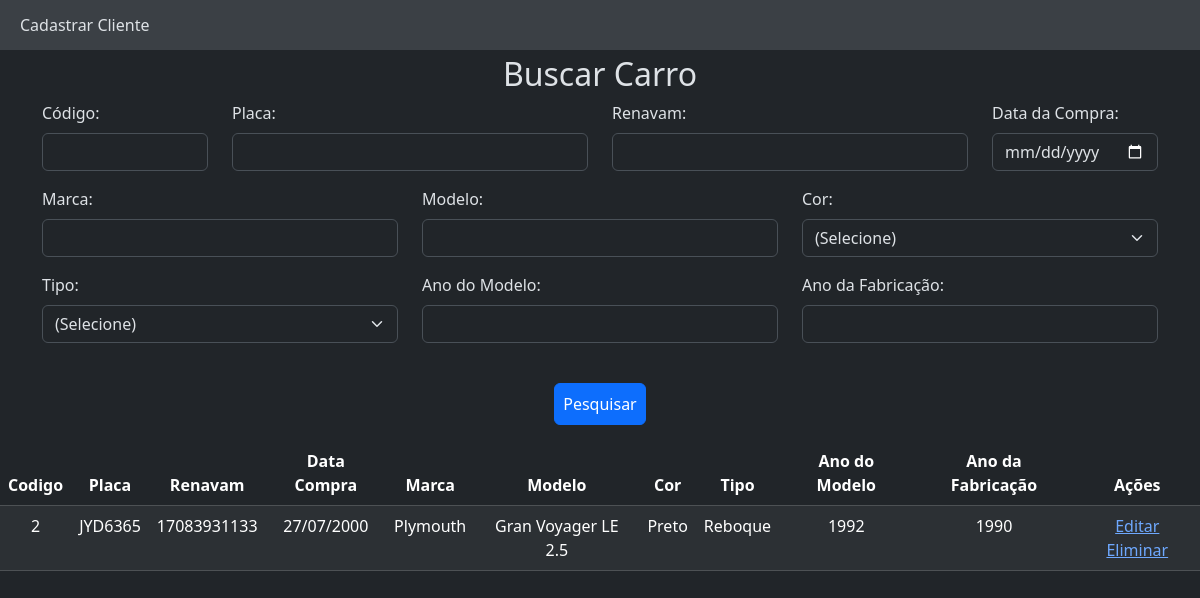
The app's page /index.php?codigo=2 with its own data.
### tables this page shows
CREATE TABLE IF NOT EXISTS `carro` (
  `codigo` int(5) NOT NULL AUTO_INCREMENT,
  `placa` varchar(7) DEFAULT NULL,
  `renavam` varchar(11) DEFAULT NULL,
  `data_compra` date DEFAULT NULL,
  `marca` varchar(30) DEFAULT NULL,
  `modelo` varchar(45) DEFAULT NULL,
  `cor` int(1) DEFAULT NULL,
  `tipo` varchar(1) DEFAULT NULL,
  `ano_modelo` int(4) DEFAULT NULL,
  `ano_fabricacao` int(4) DEFAULT NULL,
  PRIMARY KEY (`codigo`)
);

### classes/bancoDeDados/Conexao.php (called while the page is built)
<?php
class Conexao
{
    public function getConexao()
    {
        $host = 'localhost';
        $port = 3306;
        $dbName = 'carros_crud';
        $usuario = 'root';
        $senha = '';
        $con = new PDO
        (
            "mysql:host=" . $host . ";port=" . $port . ";dbname=" . $dbName . "",
            $usuario,
            $senha
        );
        return $con;
    }
}
?>

### classes/bancoDeDados/Carro.php (called while the page is built, shortened)
<?php
require 'Conexao.php';
require 'model/CarroModel.php';
class Carro
{
    private $conexao;
    public function __construct()
    {
        $con = new Conexao();
        $this->conexao = $con->getConexao();
    }
    private function mapear($q)
    {
        $listaDeCarros = [];
        foreach ($q as $dados) {
            $carro = new CarroModel();
            $carro->codigo = $dados['codigo'];
            $carro->placa = $dados['placa'];
            $carro->renavam = $dados['renavam'];
            $carro->data_compra = $dados['data_compra'];
            $carro->marca = $dados['marca'];
            $carro->modelo = $dados['modelo'];
            $carro->cor = $dados['cor'];
            $carro->tipo = $dados['tipo'];
            $carro->ano_modelo = $dados['ano_modelo'];
            $carro->ano_fabricacao = $dados['ano_fabricacao'];
            $listaDeCarros[] = $carro;
        }
        return $listaDeCarros;
    }
    public function pesquisarPorCodigo($codigo, $limite = 10000)
    {
        $sql = "select * from carro where codigo = :codigo limit " . $limite;
        $q = $this->conexao->prepare($sql);
        $q->bindParam(':codigo', $codigo);
        $q->execute();
        return $this->mapear($q);
    }
}
?>

### model/CarroModel.php (called while the page is built, shortened)
<?php
class CarroModel
{
    public $data_compra;
    public $cor;
    public $tipo;
    public function getCorFormatado()
    {
        $corDescritiva = '';
        if ($this->cor == '1') {
            $corDescritiva = 'Amarelo';
        } else if ($this->cor == '2') {
            $corDescritiva = 'Azul';
        } else if ($this->cor == '3') {
            $corDescritiva = 'Bege';
        } else if ($this->cor == '4') {
            $corDescritiva = 'Branco';
        } else if ($this->cor == '5') {
            $corDescritiva = 'Cinza';
        } else if ($this->cor == '6') {
            $corDescritiva = 'Dourado';
        } else if ($this->cor == '7') {
            $corDescritiva = 'Grena';
        } else if ($this->cor == '8') {
            $corDescritiva = 'Laranja';
        } else if ($this->cor == '9') {
            $corDescritiva = 'Marrom';
        } else if ($this->cor == '10') {
            $corDescritiva = 'Prata';
        } else if ($this->cor == '11') {
            $corDescritiva = 'Preto';
        } else if ($this->cor == '12') {
            $corDescritiva = 'Rosa';
        } else if ($this->cor == '13') {
            $corDescritiva = 'Roxo';
        } else if ($this->cor == '14') {
            $corDescritiva = 'Verde';
        } else if ($this->cor == '15') {
            $corDescritiva = 'Vermelho';
        } else if ($this->cor == '16') {
            $corDescritiva = 'Fantasia';
        }
        return $corDescritiva;
    }
    public function getTipoFormatado()
    {
        $tipoDescritivo = '';
        if ($this->tipo == 'a') {
            $tipoDescritivo = 'Automotor';
        } else if ($this->tipo == 'e') {
            $tipoDescritivo = 'Elétrico';
        } else if ($this->tipo == 'p') {
            $tipoDescritivo = 'Propulsão Humana';
        } else if ($this->tipo == 'd') {
            $tipoDescritivo = 'De tração animal';
        } else if ($this->tipo == 'r') {
            $tipoDescritivo = 'Reboque';
        } else if ($this->tipo == 's') {
            $tipoDescritivo = 'Semirreboque';
        }
        return $tipoDescritivo;
    }
    public function getDataCompraFormatado()
    {
        $tempoDataCompra = strtotime($this->data_compra);
        $dataCompra = date('d/m/Y', $tempoDataCompra);
        return $dataCompra;
    }
}
?>

### index.php (the view, shortened to what this page needs)
<?php
require 'classes/bancoDeDados/Carro.php';
$c = new Carro();
$carros = [];
if (isset($_GET['codigo'])) {
    $codigo = $_GET['codigo'];
    $placa = $_GET['placa'];
    $renavam = $_GET['renavam'];
    $data_compra = $_GET['data_compra'];
    $marca = $_GET['marca'];
    $modelo = $_GET['modelo'];
    $cor = $_GET['cor'];
    $tipo = $_GET['tipo'];
    $ano_modelo = $_GET['ano_modelo'];
    $ano_fabricacao = $_GET['ano_fabricacao'];
}
if ($codigo != '') {
    $carros = $c->pesquisarPorCodigo($codigo);
} else if ($placa != '') {
    $carros = $c->pesquisarPorPlaca($nome);
} else if ($renavam != '') {
    $carros = $c->pesquisarPorRenavam($renavam);
} else if ($data_compra != '') {
    $carros = $c->pesquisarPorDataCompra($data_compra);
} else if ($marca != '') {
    $carros = $c->pesquisarPorMarca($marca);
} else if ($modelo != '') {
    $carros = $c->pesquisarPorModelo($modelo);
} else if ($cor != '') {
    $carros = $c->pesquisarPorCor($cor);
} else if ($tipo != '') {
    $carros = $c->pesquisarPorTipo($tipo);
} else if ($ano_modelo != '') {
    $carros = $c->pesquisarPorAnoModelo($ano_modelo);
} else if ($ano_fabricacao != '') {
    $carros = $c->pesquisarPorAnoFabricacao($ano_fabricacao);
} else {
    $carros = $c->listar();
}
?>
<!DOCTYPE html>
<html lang="pt-br" data-bs-theme="dark">
<head>
    <link href="https://cdn.jsdelivr.net/npm/bootstrap@5.3.2/dist/css/bootstrap.min.css" rel="stylesheet"
>
    <link rel="stylesheet" href="style.css">
</head>
<body>
    <nav>
        <a class="navA" href="atualizar.php">Cadastrar Cliente</a>
    </nav>
    <h2>Buscar Carro</h2>
    <div class="container">
        <form type="submit" class="pb-3" action="index.php">
            <div class="row">
                <div class="col-2 mb-3">
                    <label for="codigo" class="form-label">Código:</label><br>
                    <input type="number" id="codigo" name="codigo" class="form-control">
                </div>
                <div class="col-4 mb-3">
                    <label for="placa" class="form-label">Placa:</label><br>
                    <input type="text" id="placa" name="placa" class="form-control">
                </div>
                <div class="col-4 mb-3">
                    <label for="renavam" class="form-label">Renavam:</label><br>
                    <input type="text" id="renavam" name="renavam" class="form-control">
                </div>
                <div class="col-2 mb-3">
                    <label for="data_compra" class="form-label">Data da Compra:</label><br>
                    <input type="date" id="data_compra" name="data_compra" class="form-control">
                </div>
                <div class="col-4 mb-3">
                    <label for="marca" class="form-label">Marca:</label><br>
                    <input type="text" id="marca" name="marca" class="form-control">
                </div>
                <div class="col-4 mb-3">
                    <label for="modelo" class="form-label">Modelo:</label><br>
                    <input type="text" id="modelo" name="modelo" class="form-control">
                </div>
                <div class="col-4 mb-3">
                    <label for="cor" class="form-label">Cor:</label><br>
                    <select name="cor" id="cor" class="form-select">
                        <option value="">(Selecione)</option>
                    </select>
                </div>
                <div class="col-4 mb-3">
                    <label for="tipo" class="form-label">Tipo:</label><br>
                    <select name="tipo" id="tipo" class="form-select">
                        <option value="">(Selecione)</option>
                    </select>
                </div>
                <div class="col-4 mb-3">
                    <label for="ano_modelo" class="form-label">Ano do Modelo:</label><br>
                    <input type="text" id="ano_modelo" name="ano_modelo" class="form-control">
                </div>
                <div class="col-4 mb-3">
                    <label for="ano_fabricacao" class="form-label">Ano da Fabricação:</label><br>
                    <input type="text" id="ano_fabricacao" name="ano_fabricacao" class="form-control">
                </div>
            </div>
                <div class="col colBotao">
                    <button type="submit" class="btn btn-primary mt-4 p-2">Pesquisar</button>
                </div>
        </form>
    </div>
    <table class="table table-dark table-striped">
        <thead>
            <tr>
                <th>Codigo</th>
                <th>Placa</th>
                <th>Renavam</th>
                <th>Data Compra</th>
                <th>Marca</th>
                <th>Modelo</th>
                <th>Cor</th>
                <th>Tipo</th>
                <th>Ano do Modelo</th>
                <th>Ano da Fabricação</th>
                <th>Ações</th>
            </tr>
        </thead>
        <tbody>
            <?php
            foreach ($carros as $carro) {
                ?>
                <tr>
                    <td>
                        <?php echo $carro->codigo; ?>
                    </td>
                    <td>
                        <?php echo $carro->placa; ?>
                    </td>
                    <td>
                        <?php echo $carro->renavam; ?>
                    </td>
                    <td>
                        <?php echo $carro->getDataCompraFormatado(); ?>
                    </td>
                    <td>
                        <?php echo $carro->marca; ?>
                    </td>
                    <td>
                        <?php echo $carro->modelo; ?>
                    </td>
                    <td>
                        <?php echo $carro->getCorFormatado(); ?>
                    </td>
                    <td>
                        <?php echo $carro->getTipoFormatado(); ?>
                    </td>
                    <td>
                        <?php echo $carro->ano_modelo; ?>
                    </td>
                    <td>
                        <?php echo $carro->ano_fabricacao; ?>
                    </td>
                    <td>
                        <a href="atualizar.php?codigo=<?php echo $carro->codigo; ?>">Editar</a>
                        <a href="deletar.php?codigoEliminar=<?php echo $carro->codigo; ?>">Eliminar</a>
                    </td>
                </tr>
            <?php } ?>
        </tbody>
    </table>
</body>
</html>

### style.css (style rules this page uses)
h2 { text-align: center; }
form { justify-content: center; }
td { text-align: center; }
th { text-align: center; }
.col { margin: auto auto; }
nav { top: 0; left: 0; right: 0; background-color: #3b4045; height: 50px; display: flex; align-items: center; padding: 0 20px; margin-bottom: 5px; }
.navA { text-decoration: none; color: #DEE2E6; }
.colBotao { display: flex; justify-content: center; }

### records on screen
carro: codigo "2", placa "JYD6365", renavam "17083931133", data_compra "27/07/2000", marca "Plymouth", modelo "Gran Voyager LE 2.5", cor "Preto", tipo "Reboque", ano_modelo "1992", ano_fabricacao "1990"
